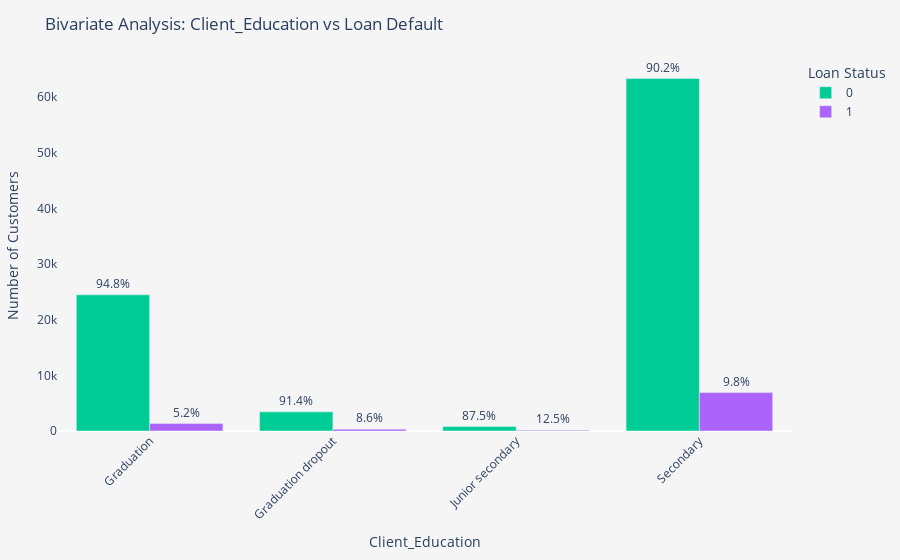

Source (notebook cell):
### Code cell
bivariate_categorical_plot(data, "Client_Education")

### Figure 1 — Plotly figure (JSON) as saved in the notebook; plotly's stock layout.template omitted (floating-point values rounded to 4 significant figures)
{"data": [{"alignmentgroup": "True", "hovertemplate": "Default=0<br>Client_Education=%{x}<br>Number of Customers=%{y}<br>text=%{text}<extra></extra>", "legendgroup": "0", "marker": {"color": "#00cc96", "pattern": {"shape": ""}}, "name": "0", "offsetgroup": "0", "orientation": "v", "showlegend": true, "text": ["94.8%", "91.4%", "87.5%", "90.2%"], "textposition": "outside", "type": "bar", "x": ["Graduation", "Graduation dropout", "Junior secondary", "Secondary"], "xaxis": "x", "y": [24463, 3440, 798, 63319], "yaxis": "y"}, {"alignmentgroup": "True", "hovertemplate": "Default=1<br>Client_Education=%{x}<br>Number of Customers=%{y}<br>text=%{text}<extra></extra>", "legendgroup": "1", "marker": {"color": "#ab63fa", "pattern": {"shape": ""}}, "name": "1", "offsetgroup": "1", "orientation": "v", "showlegend": true, "text": ["5.2%", "8.6%", "12.5%", "9.8%"], "textposition": "outside", "type": "bar", "x": ["Graduation", "Graduation dropout", "Junior secondary", "Secondary"], "xaxis": "x", "y": [1338, 324, 114, 6896], "yaxis": "y"}], "layout": {"barmode": "group", "legend": {"title": {"text": "Loan Status"}, "tracegroupgap": 0}, "margin": {"b": 80, "l": 40, "r": 40, "t": 60}, "paper_bgcolor": "#F5F5F5", "plot_bgcolor": "#F5F5F5", "title": {"text": "Bivariate Analysis: Client_Education vs Loan Default"}, "xaxis": {"anchor": "y", "domain": [0, 1], "showgrid": false, "tickangle": -45, "title": {"text": "Client_Education"}}, "yaxis": {"anchor": "x", "domain": [0, 1], "showgrid": false, "title": {"text": "Number of Customers"}}}}
